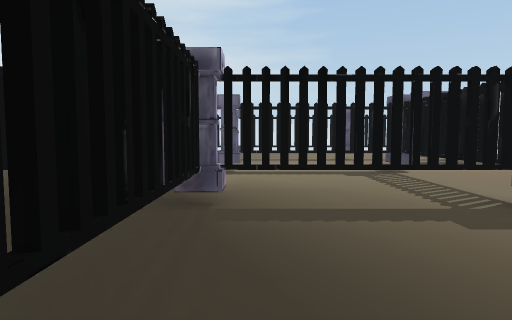
[1] (above)

24 first-person views from a walk through a Unity game level. The camera is 1.5 m above the floor, tilts 4° down and sees 75° across. The floor is counted in squares, 2 m on a side. Each view is taken from the middle of a square. On the plan, view 1 faces up. The plan holds only what a view shows up to about 11 squares ahead; the rest is blank. The place goes on beyond the plan. The player is left out. Some animated figures are not drawn. Some surface patterns are stand-ins.

[2]
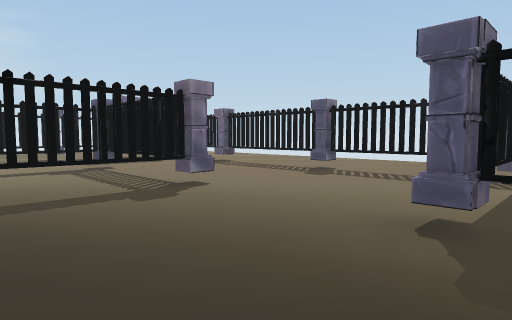

[3]
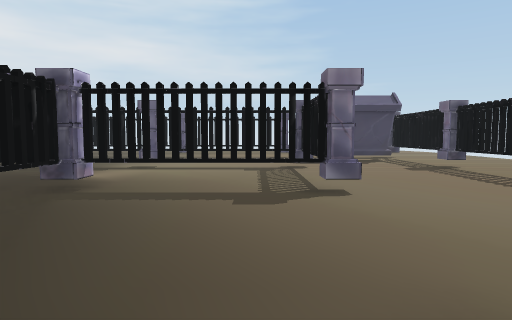

[4]
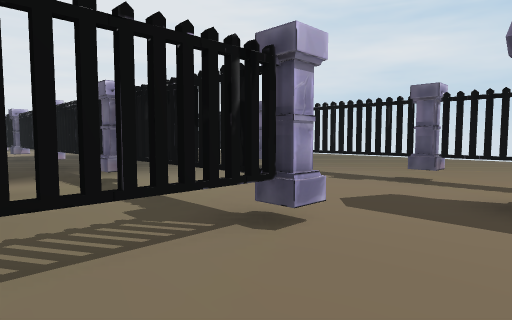

[5]
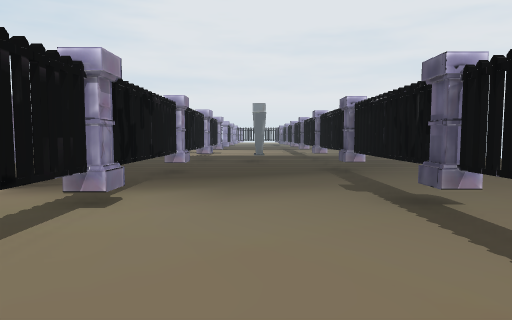

[6]
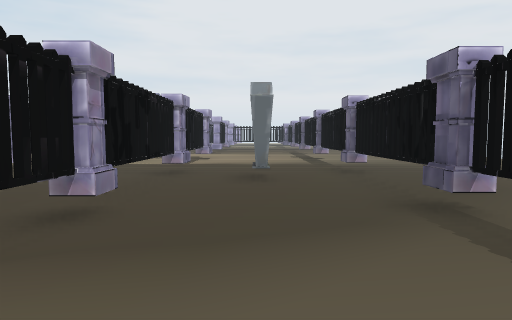

[7]
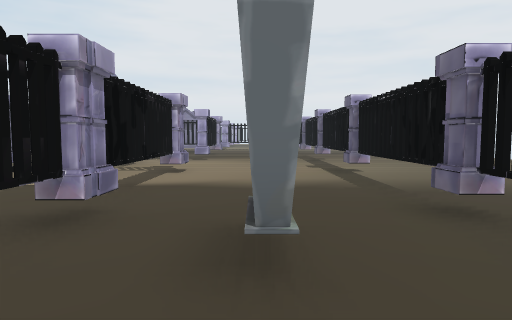

[8]
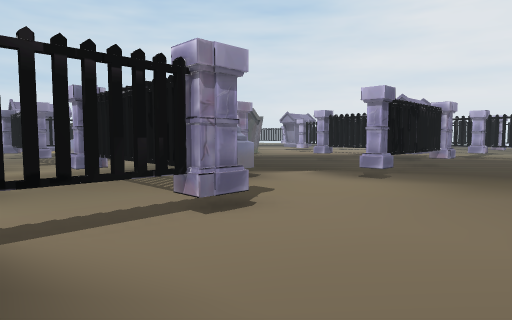

[9]
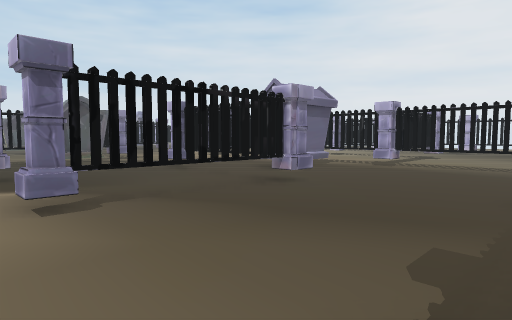

[10]
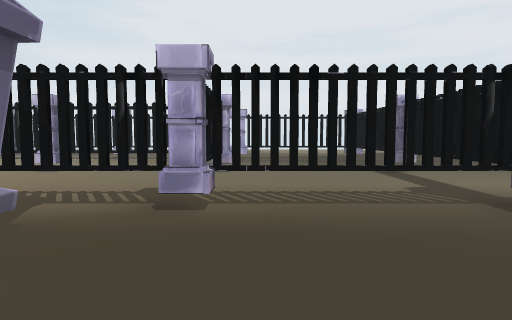

[11]
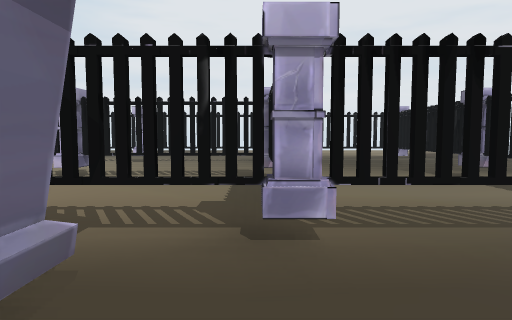

[12]
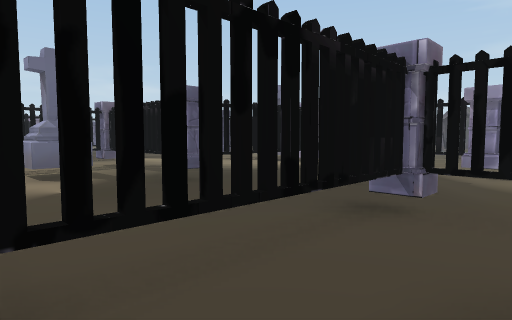

[13]
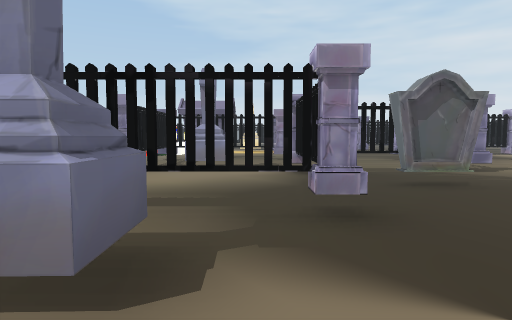

[14]
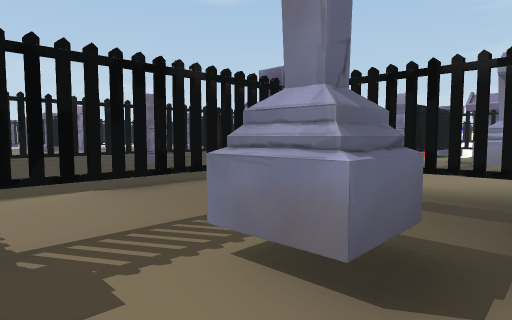

[15]
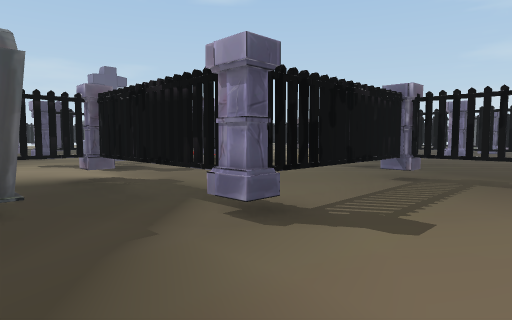

[16]
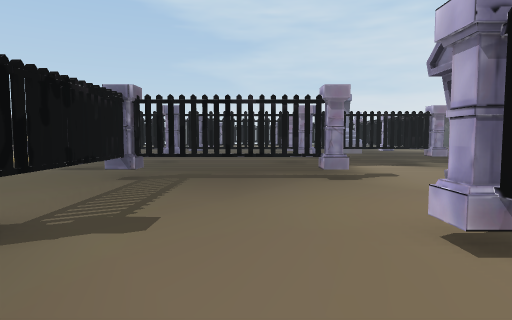

[17]
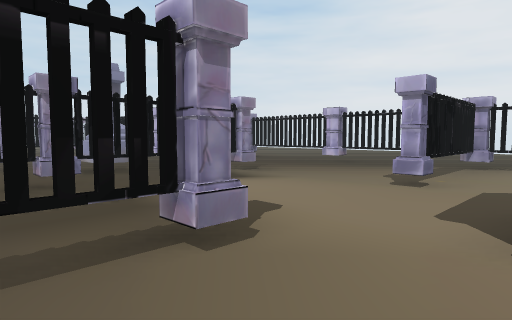

[18]
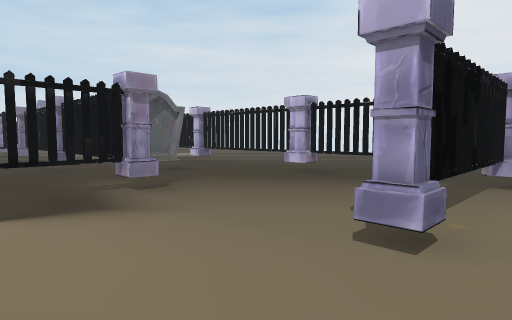

[19]
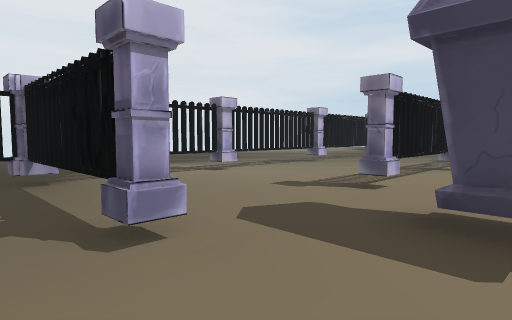

[20]
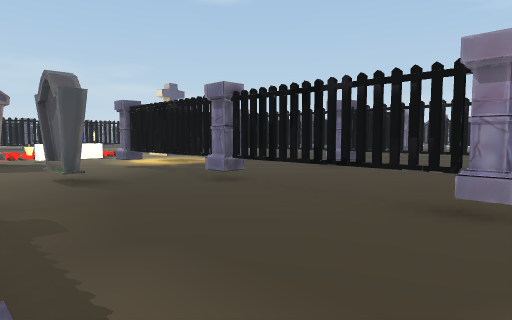

[21]
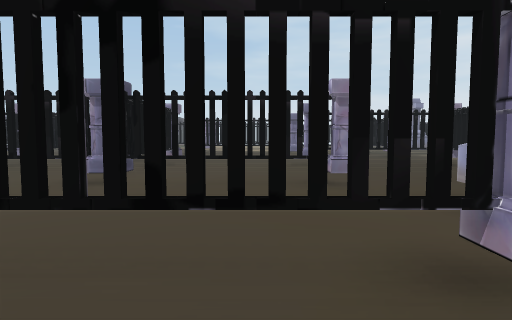

[22]
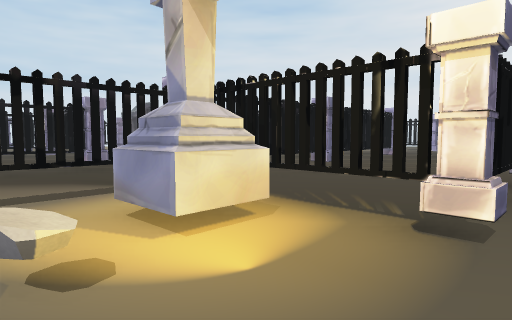

[23]
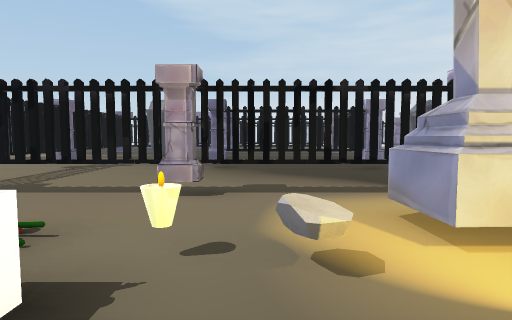

[24]
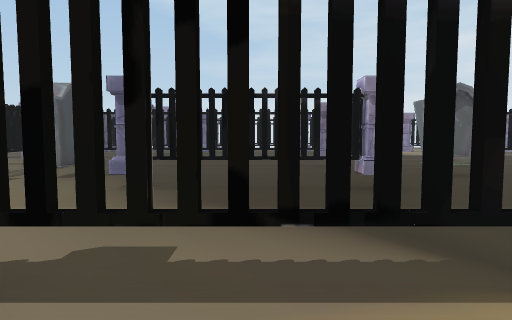

### Floor plan
Key: @ floor where view 1 was taken; # wall or solid block; x gap in a wall; . floor; T thing the floor can be seen under or through; M tombstone; O other object.
Columns run from 31 left of view 1 to 7 right of it. Each row starts with its distance up from view 1.
 12 .xxx.xx         ....xx..............
 11 #...#..#.   ...#...#..#...#...#...#.
 10 x......x............................O.x
  9 x......x...............MM...........OO#
  8 x......#..............................x
  7 #...#xx#...###x#...#xx##xxxxxxxTTTT...x
  6 x...x..x.OO#.......x...x..........x...x
  5 x...x..x ..#.....M.x...x..........x...x
  4 x...#..  ###...#xT T...#...#xxTTTTT...#
  3 x...x.   ......x.......x......T.......x
  2 x...T    ......T.....  #...  .#.......#
  1 x...T   .....M.T.....   ..    #.......#
  0 #...T. #...TTTxT...#..         @..#####
 -1 x..... ....x.....M.x..         ...x.
 -2 x.....O....x.......x
 -3 x..........x.......x
 -4 #xxx....TTx#...#x###
 -5 x................OO.
 -6 x............M.....O
 -7 x..................
 -8 #...#x#xTTxTTTx#...
 -9 x...x..........#M.OO.
-10 x.M.#.M........#M....
-11 #...x...TTxTTTx#TTx#xx
-12 #...x......T...........
-13 x ..x......x...........x
-14     x......x...........x.
-15    .#xx#...#...#xxx#...#.
-16    ...  .......x.....M.x.
-17     ..  .....M.x.....M.x
-18            ....x.......x
-19             ...#xxx#xx #x
-20                ......
-21                  ..

Where each view was taken, in squares from view 1:
view 1: 0 up, 0 right, facing up
view 2: 1 down, 0 right, facing up-right
view 3: 1 down, 2 right, facing up
view 4: 5 up, 5 right, facing up-left
view 5: 9 up, 3 right, facing left
view 6: 9 up, 1 left, facing left
view 7: 9 up, 5 left, facing left
view 8: 10 up, 10 left, facing down-left
view 9: 11 up, 15 left, facing down-left
view 10: 8 up, 20 left, facing left
view 11: 7 up, 21 left, facing left
view 12: 7 up, 21 left, facing down-right
view 13: 7 up, 15 left, facing down
view 14: 7 up, 15 left, facing down-right
view 15: 2 up, 22 left, facing down-right
view 16: 2 up, 22 left, facing down
view 17: 2 down, 22 left, facing down-left
view 18: 3 down, 25 left, facing down-left
view 19: 5 down, 25 left, facing up-left
view 20: 4 down, 24 left, facing down-right
view 21: 6 down, 22 left, facing down
view 22: 7 down, 13 left, facing down-left
view 23: 7 down, 13 left, facing down
view 24: 10 down, 14 left, facing down
